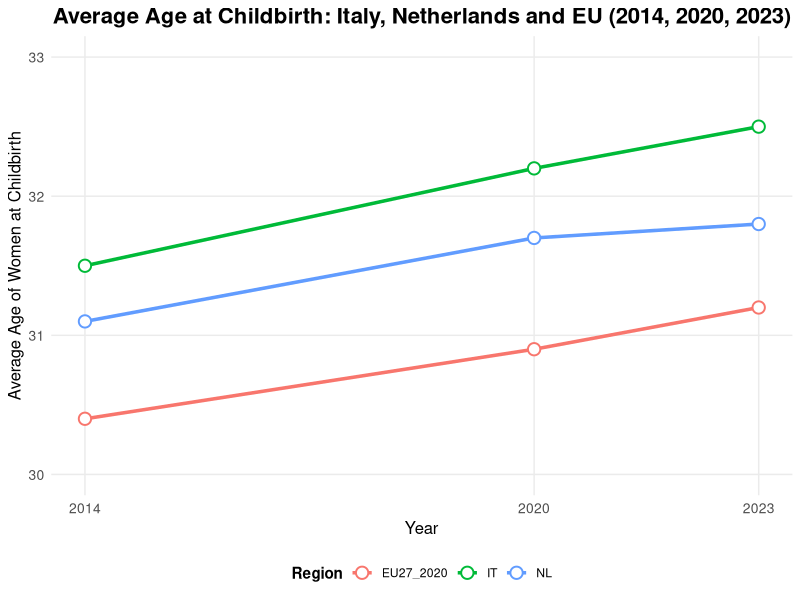
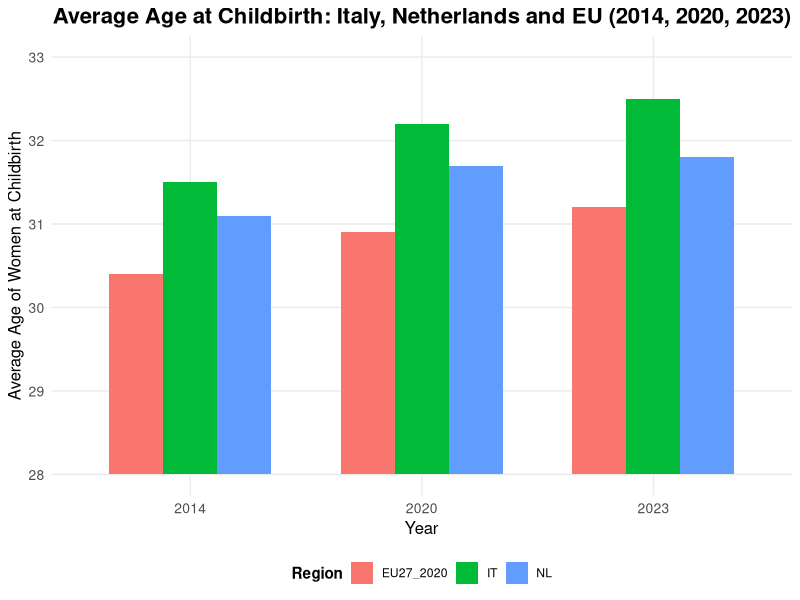

Generate these figures, in order, with R:
library(tidyverse)

df <- read_csv("raw_data.csv")

filtered_df <- df %>%
  filter(
    indic_de == "AGEMOTH",
    geo %in% c("IT", "NL", "EU27_2020"),
    TIME_PERIOD %in% c(2014, 2020, 2023) 
  ) %>%
  
  select(geo, TIME_PERIOD, OBS_VALUE) %>% 
  rename(
    region = geo, 
    year = TIME_PERIOD, 
    average_age = OBS_VALUE
  ) %>%
  
  mutate(
    average_age = as.numeric(average_age)
  )  

line_chart <- ggplot(filtered_df, aes(x = year, y = average_age, color = region, group = region)) +
  geom_line(linewidth = 1.2) + 
  geom_point(size = 3.5, shape = 21, fill = "white", stroke = 1) + 
  labs(
    title = "Average Age at Childbirth: Italy, Netherlands and EU (2014, 2020, 2023)",
    x = "Year",
    y = "Average Age of Women at Childbirth",
    color = "Region" 
  ) +
  scale_x_continuous(breaks = c(2014, 2020, 2023)) + 
  scale_y_continuous(limits = c(30, 33)) + 
  theme_minimal() +
  theme(
    plot.title = element_text(hjust = 0.5, face = "bold", size = 16), 
    axis.title = element_text(size = 12), 
    axis.text = element_text(size = 10), 
    legend.position = "bottom", 
    legend.title = element_text(face = "bold"), 
    panel.grid.minor = element_blank() 
  )

line_chart

bar_chart <- ggplot(filtered_df, aes(x = factor(year), y = average_age - 28, fill = region)) +
  geom_col(position = "dodge", width = 0.7) + 
  labs(
    title = "Average Age at Childbirth: Italy, Netherlands and EU (2014, 2020, 2023)",
    x = "Year",
    y = "Average Age of Women at Childbirth",
    fill = "Region" 
  ) +
  scale_y_continuous(limits = c(0, 5), labels = function(x) x + 28) + 
  theme_minimal() +
  theme(
    plot.title = element_text(hjust = 0.5, face = "bold", size = 16), 
    axis.title = element_text(size = 12), 
    axis.text = element_text(size = 10), 
    legend.position = "bottom", 
    legend.title = element_text(face = "bold"), 
    panel.grid.minor = element_blank() 
  )

bar_chart